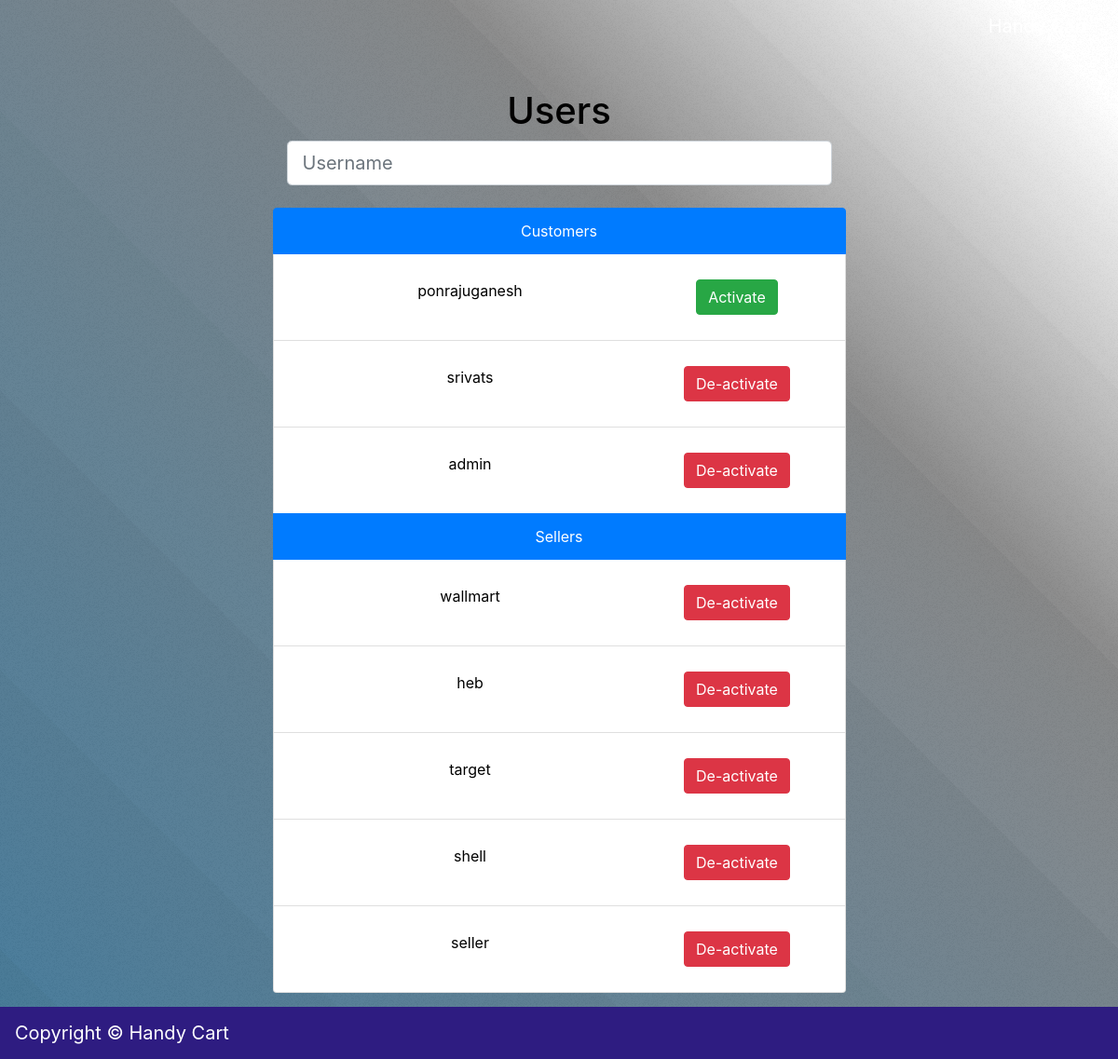
Before: /get_permissions with the older database file.
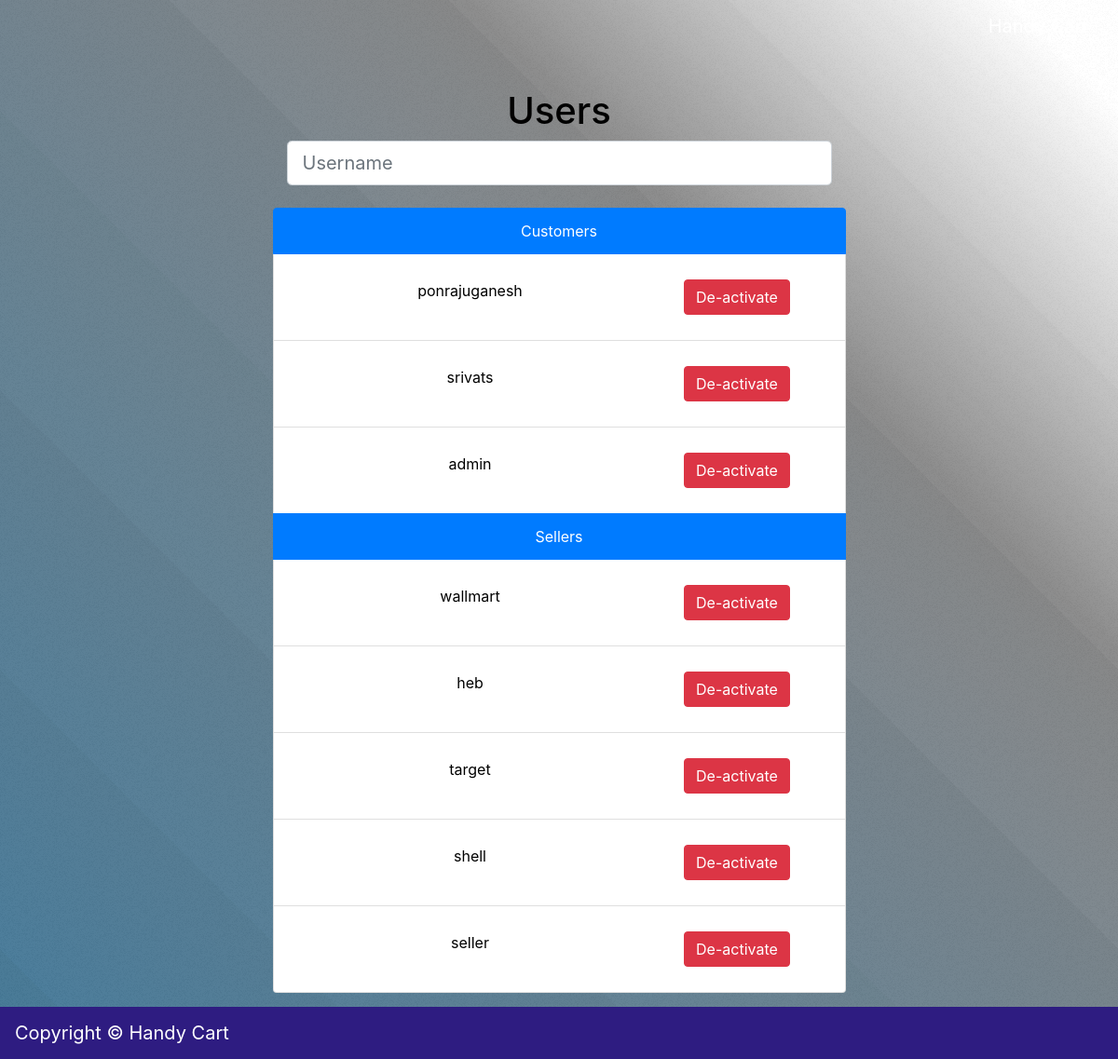
After: the same page with the newer database file.
### tables this page shows
CREATE TABLE "user" (
	`id`	INTEGER PRIMARY KEY AUTOINCREMENT,
	`email`	TEXT NOT NULL,
	`password`	TEXT NOT NULL,
	`username`	TEXT,
	`first_name`	TEXT,
	`last_name`	TEXT,
	`phone`	NUMERIC,
	`is_active`	INTEGER
);

CREATE TABLE "seller" (
	`name`	TEXT,
	`id`	INTEGER PRIMARY KEY AUTOINCREMENT,
	`username`	TEXT,
	`password`	TEXT,
	`email`	TEXT,
	`phone`	INTEGER,
	`is_active`	INTEGER
);

### handycart.py (the view)
@app.route('/get_permissions')
def get_permissions():
	customers = query_db("select * from user")
	sellers = query_db("select * from seller")
	return render_template("permissions.html", customers=customers, sellers=sellers)

### handycart.py (called while the page is built)
def get_db():
	top = _app_ctx_stack.top
	if not hasattr(top, 'sqlite_db'):
		top.sqlite_db = sqlite3.connect(DATABASE_PATH)
		top.sqlite_db.row_factory = sqlite3.Row
	return top.sqlite_db

@app.teardown_appcontext
def close_database(exception):
	top = _app_ctx_stack.top
	if hasattr(top, 'sqlite_db'):
		top.sqlite_db.close()

def query_db(query, args=(), one=False):
	cur = get_db().execute(query, args)
	rv = cur.fetchall()
	return (rv[0] if rv else None) if one else rv

@app.before_request
def before_request():
	g.categories = None
	g.categories = query_db('select * from category order by name')

### templates/permissions.html
{% extends "admin-layout.html" %}
{% block body %}
<div class="container-fluid col_12" align="center">
  <div style="width:50%; color:black;">
    <h1> Users </h1>
    <input class="form-control form-control-lg class_12" type="text" id="username" value="" placeholder="Username" id="example-text-input">
    <br/>
    <ul class="list-group">
      <li class="list-group-item row active"> Customers </li>
      {% for customer in customers %}
        {% if customer.is_active %}
          <li id="{{customer.id}}" value="user" class="list-group-item row"><div class="col_8 text-center username"> {{customer.username}} </div> <div class="col_4 text-center"> <button  type="button" value="{{customer.id}}" class="btn btn-danger">De-activate</button> </div> </li>
        {% else %}
          <li id="{{customer.id}}" value="user" class="list-group-item row"><div class="col_8 text-center username"> {{customer.username}} </div> <div class="col_4 text-center"> <button  type="button" value="{{customer.id}}" class="btn btn-success">Activate</button> </div> </li>
        {% endif %}
      {% endfor %}
      <li class="list-group-item row active"> Sellers </li>
      {% for seller in sellers %}
        {% if seller.is_active %}
          <li id="{{seller.id}}" value="seller" class="list-group-item row"><div class="col_8 text-center username"> {{seller.username}} </div> <div class="col_4 text-center"> <button  type="button" value="{{seller.id}}" class="btn btn-danger">De-activate</button> </div> </li>
        {% else %}
          <li id="{{seller.id}}" value="seller" class="list-group-item row"><div class="col_8 text-center username"> {{seller.username}} </div> <div class="col_4 text-center"> <button  type="button" value="{{seller.id}}" class="btn btn-success">Activate</button> </div> </li>
        {% endif %}
      {% endfor %}
    </ul>
  </div>
</div>
{% endblock %}

### templates/admin-layout.html (shortened to what this page needs)
<!DOCTYPE html>
<html lang="en">
<head>
  <link rel="stylesheet" href="https://maxcdn.bootstrapcdn.com/bootstrap/4.0.0-alpha.6/css/bootstrap.min.css">
  <link rel="stylesheet" type="text/css" href="{{ url_for('static', filename='style.css') }}">
</head>
<body id="admin_body">
  <nav class="navbar navbar-toggleable-md navbar-inverse bg-inverse">
      <button class="navbar-toggler navbar-toggler-right" type="button" data-toggle="collapse" data-target="#navbarSupportedContent" aria-controls="navbarSupportedContent" aria-expanded="false" aria-label="Toggle navigation">
        <span class="navbar-toggler-icon"></span>
      </button>
      <a class="navbar-brand" href="{{url_for('get_products', category_id='3')}}">Handy Cart</a>
  </nav>
<br/>
{% block body %}{% endblock %}
<nav class="navbar navbar-toggleable-md navbar-inverse bg-inverse" style="background-color: #2E1C81">
    <a class="navbar-brand" href="{{url_for('get_products', category_id='3')}}">Copyright &copy; Handy Cart</a>
</nav>
</body>
</html>

### static/style.css (style rules this page uses)
.row::after { content: ""; clear: both; display: block; }
[class*="col_"] { float: left; padding: 15px; }
.col_4 { width: 33.33%; }
.col_8 { width: 66.66%; }
.col_12 { width: 100%; }
body { background: #18BC9C !important; color: rgba(255, 255, 255, 0.75) !important; background-attachment: fixed, fixed, fixed !important; background-image: url('img/overlay2.png'), url('img/overlay4.svg'), linear-gradient(45deg, #4361c2, #4fa49a 50%, #9dc66b 95%) !important; background-size: auto, cover, cover !important; background-position: top left, center center, center center !important; }
#admin_body { background: grey !important; color: rgba(255, 255, 255, 0.75) !important; background-attachment: fixed, fixed, fixed !important; background-image: url('img/overlay2.png'), url('img/overlay4.svg'), linear-gradient(45deg, #4A84A7, grey 70%, white 95%) !important; background-size: auto, cover, cover !important; background-position: top left, center center, center center !important; }
.navbar-brand { color: white !important; }

Changed rows visible on the page:
changed user "ponrajuganesh": is_active "Activate" → "De-activate"
